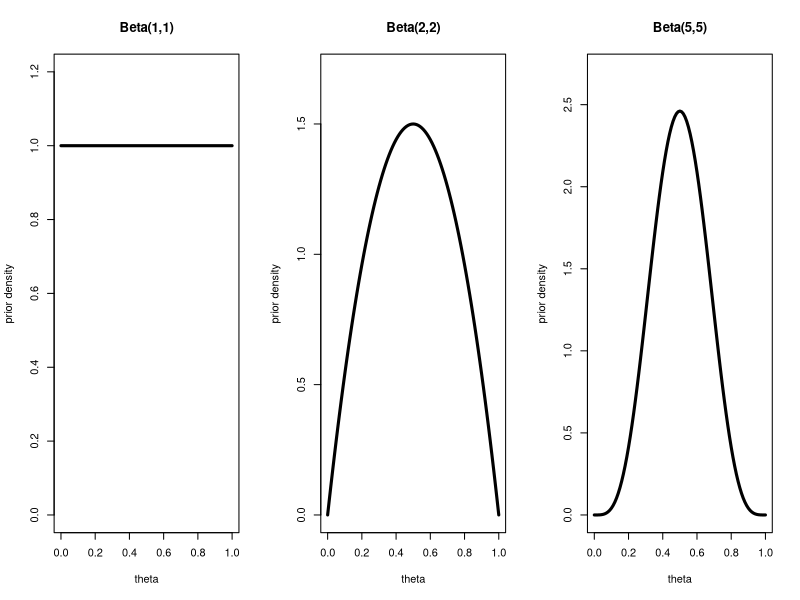
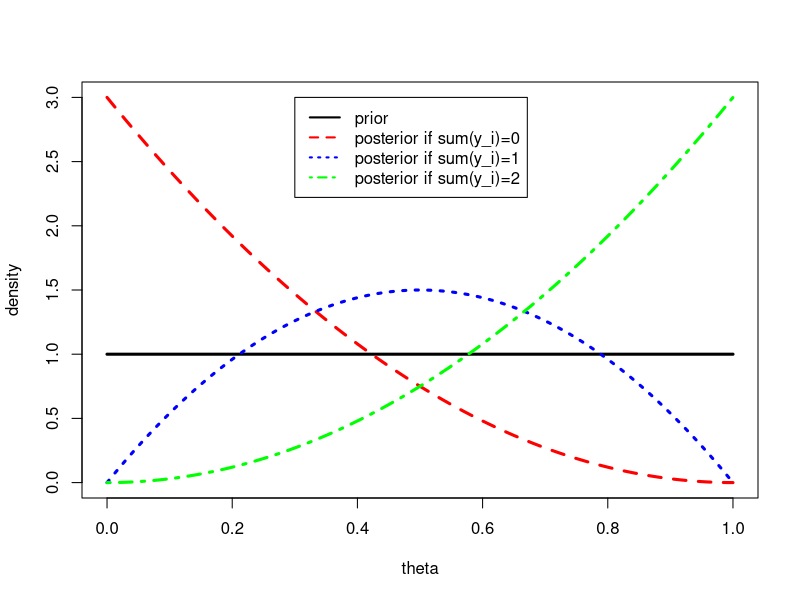
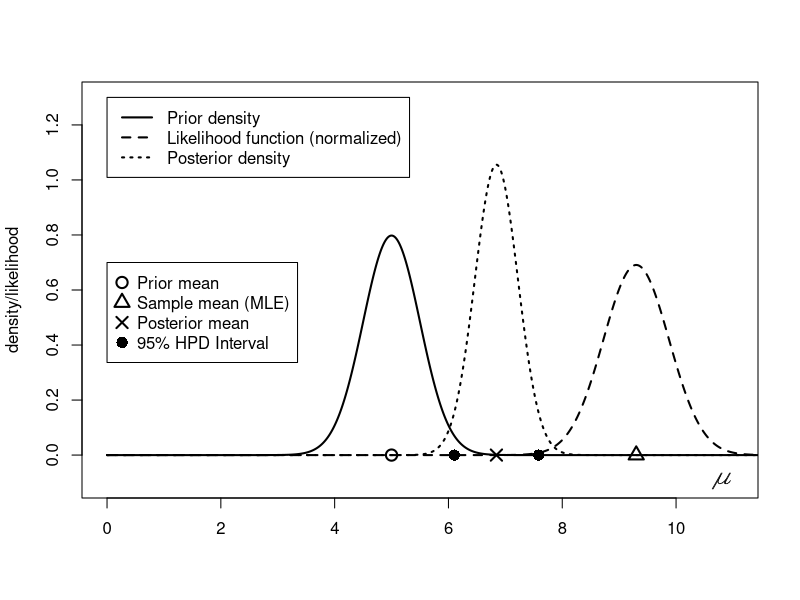
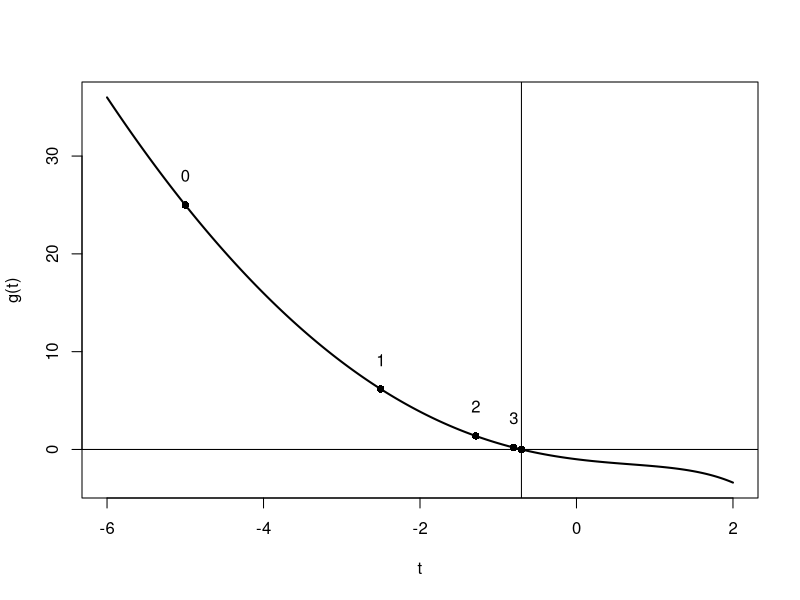
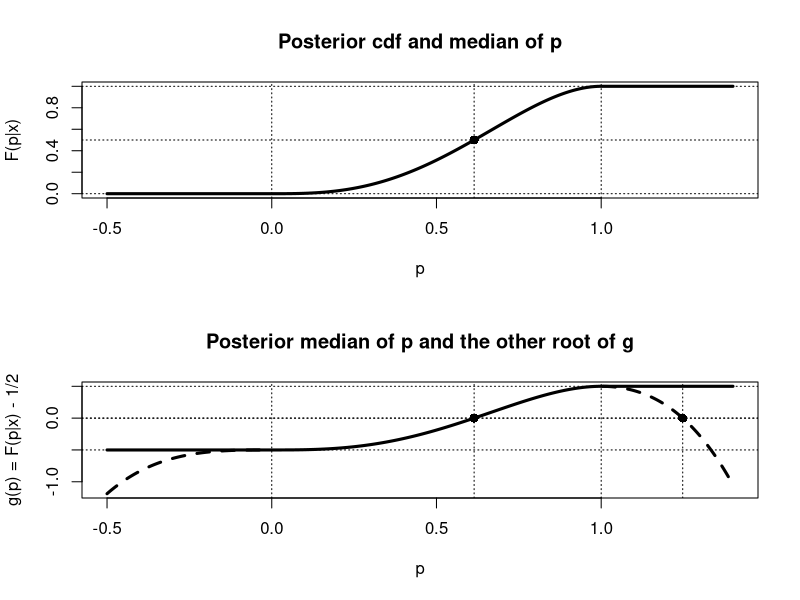
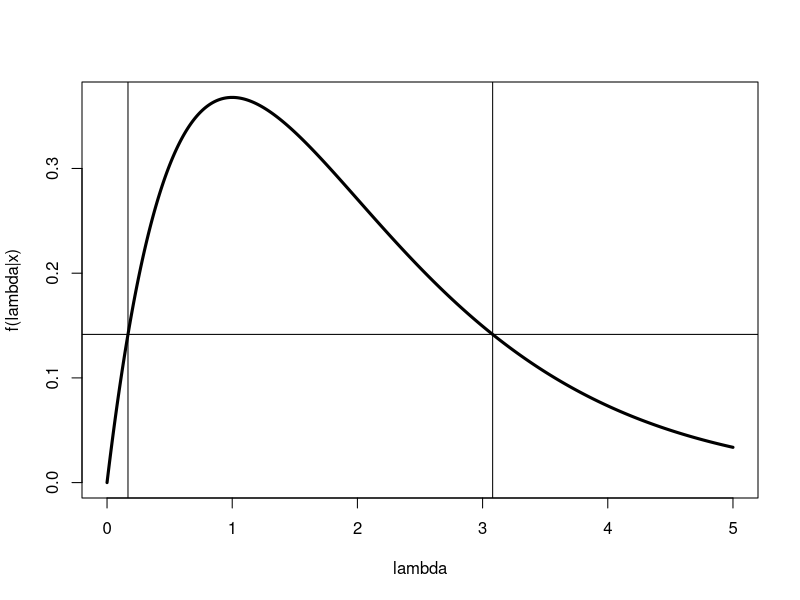
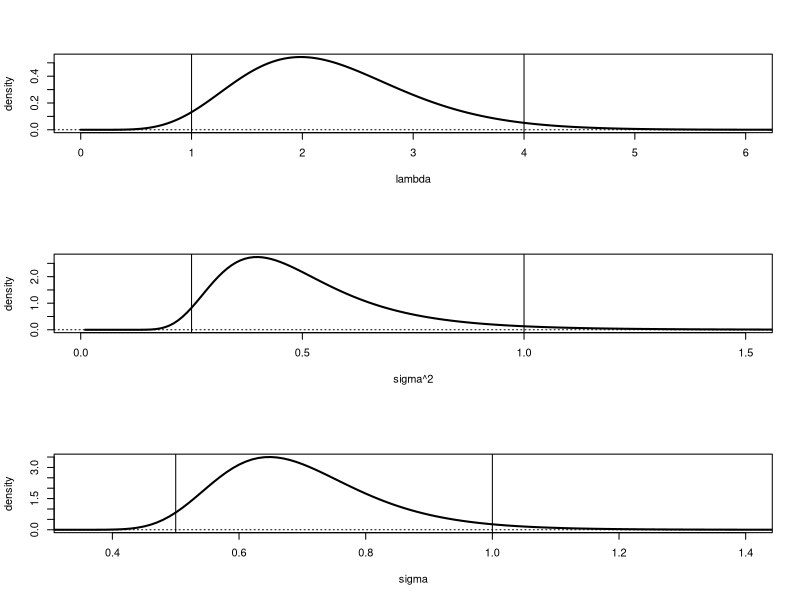
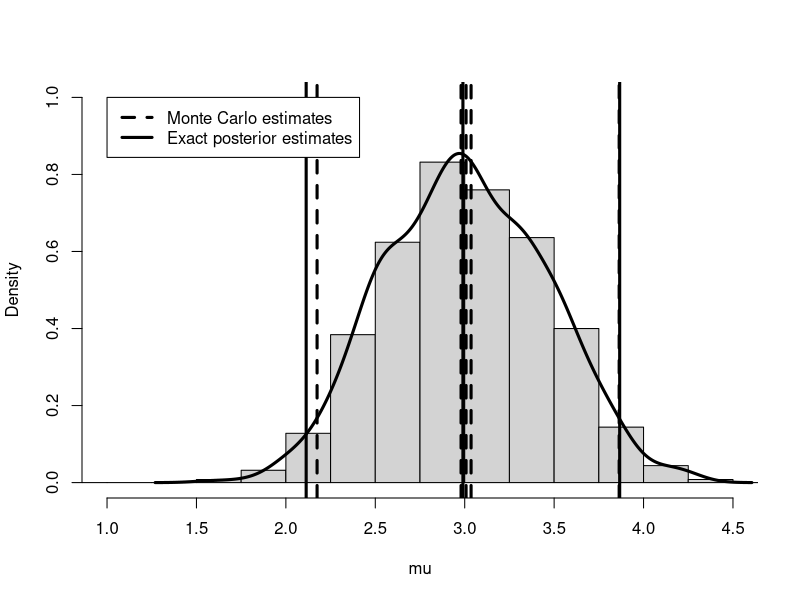

Here is the R script that generated these plots, in order:
########################################################################
############# Prior and Posterior Beta distribution, page 6 
########################################################################
X11(w=8,h=5); par(mfrow=c(1,3));
tv=seq(0,1,0.01)
plot(c(0,1),c(0,1.2),type="n",xlab="theta",ylab="prior density",main="Beta(1,1)")
lines(c(0,1),c(1,1),lty=1,lwd=3)
plot(c(0,1),c(0,1.7),type="n",xlab="theta",ylab="prior density",main="Beta(2,2)")
lines(tv,3*2*tv*(1-tv),lty=1,lwd=3)
plot(c(0,1),c(0,2.7),type="n",xlab="theta",ylab="prior density",main="Beta(5,5)")
lines(tv,630*(tv^4)*(1-tv)^4,lty=1,lwd=3)
########################################################################
############# Prior and Posterior Bernoulli Model, page 11
########################################################################
X11(w=8,h=5); par(mfrow=c(1,1)); 
plot(c(0,1),c(0,3),type="n",xlab="theta",ylab="density")
lines(c(0,1),c(1,1),lty=1,lwd=3); tv=seq(0,1,0.01) 
lines(tv,3*(1-tv)^2,lty=2,lwd=3,col="red") 
lines(tv,3*2*tv*(1-tv),lty=3,lwd=3,col="blue") 
lines(tv,3*tv^2,lty=4,lwd=3,col="green")
legend(0.3,3,legend=c("prior","posterior if sum(y_i)=0","posterior if sum(y_i)=1", 
    "posterior if sum(y_i)=2"), col=c("black","red","blue","green"),lty=c(1,2,3,4),lwd=rep(2,4))
########################################################################
############# Prior and Posterior normal Model, page 15 
########################################################################
X11(w=8,h=5); par(mfrow=c(1,1)); mu0=5; tau0=0.5; sig0=1
y = c(8.4, 10.1, 9.4); n = length(y);  
k=n*tau0^2/(n*tau0^2+sig0^2); k # 0.4285714 
ybar=mean(y); ybar # 9.3
mus = (1-k)*mu0 + k*ybar;  sigs2=k*sig0^2/n
c(mus,sigs2) # 6.8428571 0.1428571
muv=seq(0,15,0.01);prior = dnorm(muv,mu0,tau0); 
post=dnorm(muv,mus,sqrt(sigs2)) 
like = dnorm(muv,ybar,sig0/sqrt(n)) 
HPD=mus+c(-1,1)*qnorm(0.975)*sqrt(sigs2)
HPD # 6.102060 7.583654
plot(c(0,11),c(-0.1,1.3),type="n",xlab="",ylab="density/likelihood") 
lines(muv,prior,lty=1,lwd=2); lines(muv,like,lty=2,lwd=2) 
lines(muv,post,lty=3,lwd=2) 
points(c(mu0,ybar,mus),c(0,0,0),pch=c(1,2,4),cex=rep(1.5,3),lwd=2) 
points(HPD,c(0,0),pch=rep(16,2),cex=rep(1.5,2))
legend(0,1.3,c("Prior density","Likelihood function (normalized)",
               "Posterior density"),lty=c(1,2,3),lwd=c(2,2,2))
legend(0,0.7,c("Prior mean","Sample mean (MLE)","Posterior mean",
               "95% HPD Interval"), pch=c(1,2,4,16),pt.cex=rep(1.5,4),pt.lwd=rep(2,4)) 
text(10.8,-0.075,"m", vfont=c("serif symbol","italic"), cex=1.5)
########################################################################
############# Example 1: the N-R algorithm , page 39 
########################################################################
NR <- function(th,J=5){
  thvec <- th; for(j in 1:J){
    num <- th^6-1/2;den <- 6*th^5
    th <- th - num/den; thvec <- c(thvec,th) }; thvec } 
# theta’s posterior cdf minus 1/2 (numerator) 
# theta’s posterior pdf (denominator)
options(digits=4)
NR(th=1,J=6)  
NR(th=0.8,J=6)  
0.8909-(0.8909^6-0.5)/(6*0.8909^5) # 0.8909 
########################################################################
############# Example 2: the N-R algorithm , page 40 
########################################################################
options(digits=6); t=0; tv=t; for(j in 1:7){ t=t-(t^2-exp(t))/(2*t-exp(t)) 
tv=c(tv,t) }; tv; t^2-exp(t)  
(-0.703467)^2-exp(-0.703467) # -8.03508e-07
t=1; tv=t; for(j in 1:7){ t=t-(t^2-exp(t))/(2*t-exp(t)); tv=c(tv,t) }; tv
t=-5; tv=t; for(j in 1:7){ t=t-(t^2-exp(t))/(2*t-exp(t)); tv=c(tv,t) }; tv
tvec=seq(-6,2,0.01); gvec= tvec^2-exp(tvec) 
X11(w=8,h=4.5); par(mfrow=c(1,1)) 
plot(tvec,gvec,type="l",lwd=2,xlab="t",ylab="g(t)", main="") 
abline(h=0,v=t); points(tv, tv^2-exp(tv),pch=16)
text( tv[1:4], tv[1:4]^2-exp(tv[1:4]) + 3, 0:3)
########################################################################
############# Example 3: the N-R algorithm , page 43 
########################################################################
cat(" Intial values= {2/3, 0.5, 0.9, 0.1, 0.614272}; Repeat= {7,20,1}")
options(digits=6); p=2/3; pv=p; for(j in 1:7){
p = p - (4*p^3-3*p^4-1/2)/(12*p^2-12*p^3); pv=c(pv,p) };round(pv,3) 

p=0.5; pv=p; for(j in 1:7){ p = p - (4*p^3-3*p^4-1/2)/(12*p^2-12*p^3); pv=c(pv,p) };  
round(pv,3) 

p=0.9; pv=p; for(j in 1:7){ p = p - (4*p^3-3*p^4-1/2)/(12*p^2-12*p^3); pv=c(pv,p) }; 
round(pv,3) 

p=0.1; pv=p; for(j in 1:7){ p = p - (4*p^3-3*p^4-1/2)/(12*p^2-12*p^3); pv=c(pv,p) };  
round(pv,3)  

p=0.1; pv=p; for(j in 1:20){ p = p - (4*p^3-3*p^4-1/2)/(12*p^2-12*p^3); pv=c(pv,p) };  
round(pv,3) 

4*(0.614272)^3-3*(0.614272)^4 # 0.499999 
########################################################################
############# Example 3: the N-R algorithm Plot, page 45 
########################################################################
pvec=seq(-0.5,1.4,0.005); 
Fvec = 4*pvec^3-3*pvec^4 
Fvec[pvec<=0] = 0; 
Fvec[pvec>=1] = 1

X11(w=8,h=4.5); par(mfrow=c(2,1))

plot(pvec,Fvec,type="l",lwd=3,xlab="p",ylab="F(p|x)", main="Posterior cdf and median of p") 
abline(h=0.5,v=0.614272,lty=3); points(0.614272,0.5,pch=16, cex=1.2) 
abline(h=c(0,1),lty=3); abline(v=c(0,1),lty=3) 
gvecwrong=4*pvec^3-3*pvec^4-0.5

plot(pvec, gvecwrong,type="n",lwd=2,xlab="p",ylab="g(p) = F(p|x) - 1/2", 
     main="Posterior median of p and the other root of g")
lines(pvec,Fvec-0.5,lwd=3)
lines(pvec[pvec<0], gvecwrong[pvec<0],lty=2,lwd=3) 
lines(pvec[pvec>1], gvecwrong[pvec>1],lty=2,lwd=3) 
abline(v=c(0.614272, 1.24748),lty=3); abline(h=0,lty=3) 
points(c(0.614272, 1.24748),c(0,0),pch=16,cex=1.2) 
abline(h=c(-0.5,0,0.5),lty=3); abline(v=c(0,1),lty=3)
################################################################################
############# Example : Finding a HPD via the multivariate N-R algorithm, page 48 
#################################################################################
cat(" Intial Values: 0.5,0.3 and Repeat=7")
gfun = function(a,b){
  g1=pgamma(b,2,1)-pgamma(a,2,1)-0.8; g2=dgamma(b,2,1)-dgamma(a,2,1); c(g1,g2) }
gpfun = function(a,b){ m11=-dgamma(a,2,1); m12=dgamma(b,2,1) 
m21=exp(-a)*(a-1); m22=exp(-b)*(1-b) 
matrix(c(m11,m12,m21,m22),nrow=2,byrow=T) }
gvec=c(0.5,3); gmat=gvec; for(j in 1:7){ 
a=gvec[1]; b=gvec[2]
gvec = gvec - solve(gpfun(a,b)) %*% gfun(a,b) 
gmat = cbind(gmat,gvec) }
options(digits=4); gmat
# Checks:
cat(" Values of a and b and the Corresponding value on the Gamma curves (c)")
c(a,b,dgamma(c(a,b),2,1)) # 0.167300 3.080291 0.141527 0.141527 
cat(" Areas under the gamma curve before and between  a and  b")
c(pgamma(a,2,1), pgamma(b,2,1), pgamma(b,2,1) - pgamma(a,2,1)) 
################################################################################
############# Example : Finding a HPD via the multivariate N-R algorithm Plot, page 49 
#################################################################################
gfun = function(a,b){
  g1=pgamma(b,2,1)-pgamma(a,2,1)-0.8; g2=dgamma(b,2,1)-dgamma(a,2,1); c(g1,g2) }
gpfun = function(a,b){ m11=-dgamma(a,2,1); m12=dgamma(b,2,1) 
m21=exp(-a)*(a-1); m22=exp(-b)*(1-b) 
matrix(c(m11,m12,m21,m22),nrow=2,byrow=T) }
gvec=c(0.5,3); gmat=gvec; for(j in 1:7){ 
a=gvec[1]; b=gvec[2]
gvec = gvec - solve(gpfun(a,b)) %*% gfun(a,b) 
gmat = cbind(gmat,gvec) }
options(digits=6);  
lamv=seq(0,5,0.01); fv=dgamma(lamv,2,1)
X11(w=8,h=3.5); par(mfrow=c(1,1)) 
plot(lamv,fv,type="l",lwd=3,xlab="lambda",ylab="f(lambda|x)", main=" ") 
abline(h=c(dgamma(a,2,1)),v=c(a,b),lty=1)
################################################################################
############# Example : Integration techniques, page 52 
#################################################################################
INTEG <- function(xvec, yvec, a = min(xvec), b = max(xvec)){
  fit <- smooth.spline(xvec, yvec)
  spline.f <- function(x){predict(fit, x)$y } 
  integrate(spline.f, a, b)$value }
mu=8; sig=3; c = 10; options(digits=6)
PXpos = (1-pnorm((c-mu)/sig)) 
gfun=function(x){ x * dnorm(x,mu,sig) / PXpos } 
integrate(gfun,c,20)$value   
integrate(gfun,c,30)$value  
xvec <- seq(c,20,0.1); gvec <- gfun(xvec); INTEG(xvec,gvec,c,20)  
xvec <- seq(c,30,0.1); gvec <- gfun(xvec); INTEG(xvec,gvec,c,30)  
################################################################################
#############Example : Specification of Parameters using optim() function, page 55 
#################################################################################
options(warn=-1)
options(digits=5); a=0.5; b=1; alp=0.05; 
fun=function(v,alp=0.05,a=0.5,b=1){(pgamma(1/a^2,v[1],v[2])-(1-alp/2))^2+(pgamma(1/b^2,v[1],v[2])-(alp/2))^2 }
res0=optim(par=c(0.2,6),fn=fun)$par
res0 # 8.4764 3.7679
pgamma(c(1/b^2,1/a^2),res0[1],res0[2]) # 0.025048 0.975104 Close
res=optim(par=res0,fn=fun)$par; res # 8.4748 3.7654 
pgamma(c(1/b^2,1/a^2),res[1],res[2]) # 0.025 0.975 Correct
res2=optim(par=c(6,3),fn=fun)$par; res2 # 8.4753 3.7655 
pgamma(c(1/b^2,1/a^2),res2[1],res2[2]) # 0.024992 0.974996 Close
res3=optim(par=res2,fn=fun)$par; res3 # 8.4748 3.7654 
pgamma(c(1/b^2,1/a^2),res3[1],res3[2]) # 0.025 0.975 Correct  
# Check areas under the last curve
func=function(t){ dgamma(1/t^2,res[1],res[2])*2/t^3 } 
integrate(func,lower=0,upper=Inf)$value # 1 Correct 
integrate(func,lower=0,upper=0.5)$value # 0.025 Correct 
integrate(func,lower=1,upper=Inf)$value # 0.025 Correct
################################################################################
#############Example : Specification of Parameters using optim() function Plot, page 57 
#################################################################################
options(digits=5); a=0.5; b=1; alp=0.05; 
par(mfrow=c(3,1)); tv=seq(0,10,0.01)
plot(tv, dgamma(tv,res[1],res[2]),type="l",lwd=2, xlim=c(0,6), xlab="lambda",ylab="density"); 
abline(v=c(1/a^2,1/b^2));
abline(h=0,lty=3)
plot(tv,dgamma(1/tv,res[1],res[2])/tv^2, type="l", lwd=2, xlim=c(0,1.5), xlab="sigma^2",ylab="density");
abline(v=c(a^2,b^2)); abline(h=0,lty=3)
plot(tv,dgamma(1/tv^2,res[1],res[2])*2/tv^3, type="l", lwd=2, xlim=c(0.35,1.4), xlab="sigma",ylab="density"); 
abline(v=c(a,b)); abline(h=0,lty=3)
################################################################################
#############Example : M.C inference - Normal model, page 63
#################################################################################
mu0=2.75; tau0=0.5; sig0=1;y=c(2.1, 3.2, 5.2, 1.7);n=length(y); 
ybar=mean(y);k=n*tau0^2/(n*tau0^2+sig0^2/n); k ;ybar=mean(y); ybar 
mus = (1-k)*mu0 + k*ybar; sigs2=k*sig0^2/n;c(mus,sigs2)
J=1000; set.seed(144); zj<-rnorm(J);muj=ybar+sqrt(sigs2)*zj
mubar=mean(muj); muCI=mubar + c(-1,1)*qnorm(0.975)*sd(muj)/sqrt(J) 
muHPD=quantile(muj,c(0.025,0.975));c(mubar,muCI,muHPD) 
muhat=mus; muHPDtrue= mus+ sqrt(sigs2)*qnorm(c(0.025,0.975)) 
c(muhat,muHPDtrue) 
################################################################################
#############Example : M.C inference - Normal model Plot, page 64
#################################################################################
mu0=2.75; tau0=0.5; sig0=1;y=c(2.1, 3.2, 5.2, 1.7);n=length(y);s=sd(y)
ybar=mean(y);k=n*tau0^2/(n*tau0^2+sig0^2/n);ybar=mean(y);
mus = (1-k)*mu0 + k*ybar; sigs2=k*sig0^2/n;#c(mus,sigs2)
J=1000; set.seed(144); zj<-rnorm(J);muj=ybar+sqrt(sigs2)*zj
mubar=mean(muj); muCI=mubar + c(-1,1)*qnorm(0.975)*sd(muj)/sqrt(J) 
muHPD=quantile(muj,c(0.025,0.975));#c(mubar,muCI,muHPD) 
muhat=mus; muHPDtrue= mus+ sqrt(sigs2)*qnorm(c(0.025,0.975)) 
#c(muhat,muHPDtrue) 
X11(w=8,h=5); par(mfrow=c(1,1))
hist(muj,prob=T,xlab="mu",xlim=c(1,4.5), ylim=c(0,1),main="", breaks=seq(-20,20,0.25))
muvec=seq(-20,-20,0.01);
postvec=dnorm((muvec-mus)/sqrt(sigs2))/(s/sqrt(n))
lines(muvec,postvec, lty=2,lwd=3)
lines(density(muj),lty=1,lwd=3) 
abline(v=c(mubar,muCI,muHPD),lty=2,lwd=3)
abline(v=c(muhat, muHPDtrue) , lty=1,lwd=3)
legend(1,1,c("Monte Carlo estimates","Exact posterior estimates"),lty=c(2,1),lwd=c(3,3),bg="white")
################################################################################
############# Example : Monte Carlo prediction - binomial-beta model, page 68
#################################################################################
options(digits=5)
n=50; y=32; alp=1;bet=1; a=alp+y; b=bet+n-y; m=10; J=10000 
set.seed(443); tv=rbeta(J,a,b); xv=rbinom(J,m,tv) 
phat=length(xv[xv>=6])/J; CI=phat+c(-1,1)*qnorm(0.975)*sqrt(phat*(1-phat)/J)
c(phat,CI) 
xvec=0:m; 
fxgiveny= choose(m,xvec)*beta(y+xvec+alp,n-y+m-xvec+bet)/beta(y+alp,n-y+bet)
sum(fxgiveny)  # Check it is a proper probability function
sum(fxgiveny[xvec>=6]) # Check the exact value of P(X >= 6)
################################################################################
############# Example : Empirical Bayes - Bernoulli Model, page 77
#################################################################################
options(warn=-1)
options(digits=5); n=20;ybar=5/20;lamb=seq(0,20,0.01)
m_lamb<-gamma(2*lamb)*gamma(n*ybar+lamb)*gamma(n*(1-ybar)+lamb)/(((gamma(lamb))^2)*gamma(n+2*lamb))
plot(lamb,m_lamb,type="l",lwd=2, xlim=c(0,20), xlab="lambda",ylab="prior predictive")
abline(v=2.3,lty=2,col="red",lwd=4)
###############################